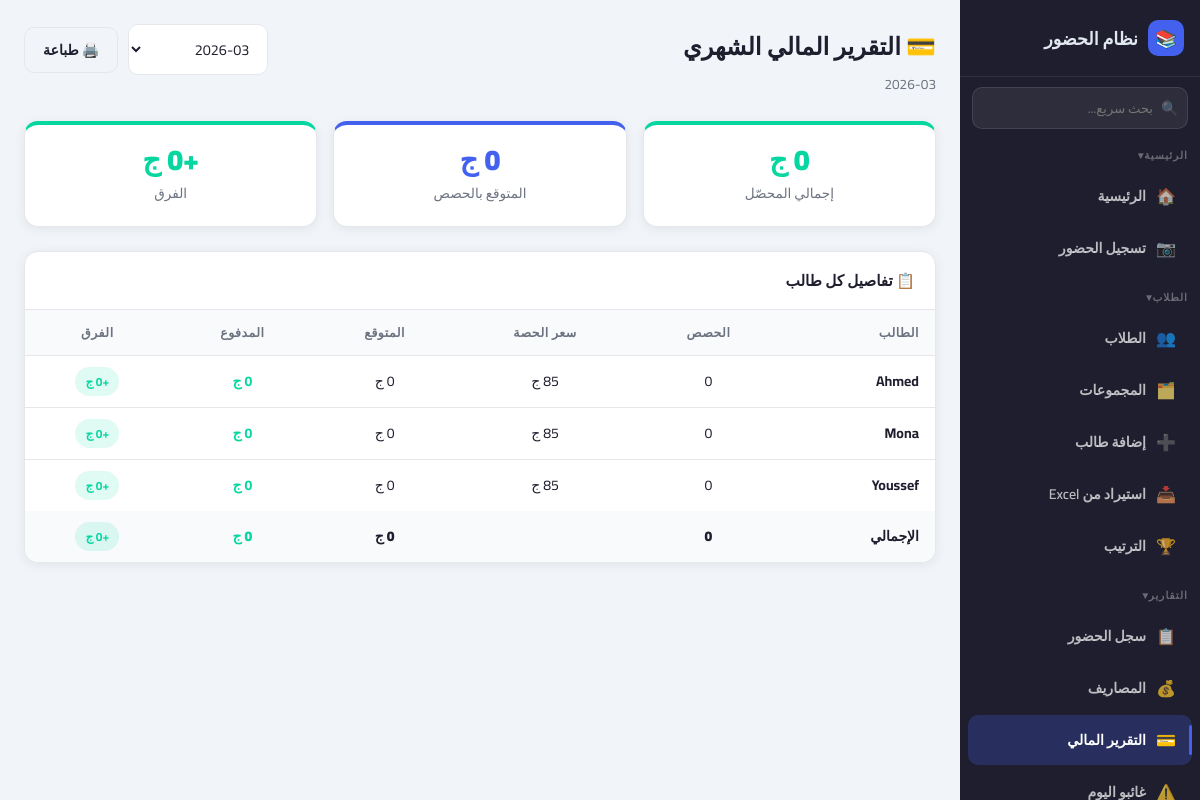
Screenshot of /monthly_finance with the database file from the repository.
### tables this page shows
CREATE TABLE students (
            id INTEGER PRIMARY KEY AUTOINCREMENT,
            name TEXT NOT NULL,
            parent_whatsapp TEXT,
            student_id TEXT NOT NULL UNIQUE
        , session_fee REAL DEFAULT 85, group_id INTEGER, notes TEXT DEFAULT "", sessions_per_week INTEGER DEFAULT 1);

### app.py (the view)
@app.route('/monthly_finance')
def monthly_finance():
    month = request.args.get('month', datetime.now().strftime("%Y-%m"))
    conn = sqlite3.connect('attendance.db')
    c = conn.cursor()
    c.execute("""SELECT s.name, s.session_fee,
        COUNT(a.id) as sessions,
        COUNT(a.id) * s.session_fee as expected,
        COALESCE((SELECT SUM(f.amount) FROM fees f
            WHERE f.student_id=s.student_id
            AND strftime('%Y-%m', f.created_at)=?), 0) as paid
        FROM students s
        LEFT JOIN attendance a ON a.student_id=s.student_id
            AND strftime('%Y-%m', a.date)=?
        GROUP BY s.id ORDER BY sessions DESC""", (month, month))
    rows = c.fetchall()
    total_expected  = sum(r[3] for r in rows)
    total_paid      = sum(r[4] for r in rows)
    total_sessions  = sum(r[2] for r in rows)
    c.execute("""SELECT strftime('%Y-%m', created_at) as m FROM fees
        GROUP BY m ORDER BY m DESC LIMIT 24""")
    months_list = [r[0] for r in c.fetchall()]
    if month not in months_list:
        months_list.insert(0, month)
    conn.close()
    return render_template('monthly_finance.html',
        rows=rows, month=month, months=months_list,
        total_sessions=total_sessions,
        total_expected=int(total_expected),
        total_paid=int(total_paid),
        diff=int(total_paid - total_expected))

### templates/monthly_finance.html (shortened to what this page needs)
<!DOCTYPE html>
<html lang="ar" dir="rtl">
<head>
<link rel="stylesheet" href="{{ url_for('static', filename='style.css') }}">
</head>
<body>
<div class="app-layout">
{% include 'sidebar.html' %}
<main class="main-content">
<div class="topbar">
<div class="topbar-title">
<h1>💳 التقرير المالي الشهري</h1>
<p>{{ month }}</p>
</div>
<div style="display:flex;gap:10px;align-items:center;">
<select
onchange="window.location='/monthly_finance?month='+this.value"
class="form-control"
style="width:140px;"
>
{% for m in months %}
<option value="{{ m }}" {% if m == month %}selected{% endif %}>
{{ m }}
</option>
{% endfor %}
</select>
<button onclick="window.print()" class="btn btn-outline">
🖨️ طباعة
</button>
</div>
</div>
{% set color = 'var(--success)' if diff >= 0 else 'var(--danger)' %}
<div class="fin-summary">
<div class="card" style="border-top:4px solid var(--success);">
<div class="card-body fin-card">
<div class="fin-val" style="color:var(--success);">
{{ total_paid }} ج
</div>
<div class="fin-lbl">
إجمالي المحصّل
</div>
</div>
</div>
<div class="card" style="border-top:4px solid var(--primary);">
<div class="card-body fin-card">
<div class="fin-val" style="color:var(--primary);">
{{ total_expected }} ج
</div>
<div class="fin-lbl">
المتوقع بالحصص
</div>
</div>
</div>
<div class="card" style="border-top:4px solid {{ color }};">
<div class="card-body fin-card">
<div class="fin-val" style="color: {{ color }};">
{{ "+" if diff >= 0 else "" }}{{ diff }} ج
</div>
<div class="fin-lbl">
الفرق
</div>
</div>
</div>
</div>
<div class="card">
<div class="card-header">
<h2>📋 تفاصيل كل طالب</h2>
</div>
<div class="card-body" style="padding:0;overflow-x:auto;">
{% if rows %}
<table>
<thead>
<tr>
<th>الطالب</th>
<th style="text-align:center;">الحصص</th>
<th style="text-align:center;">سعر الحصة</th>
<th style="text-align:center;">المتوقع</th>
<th style="text-align:center;">المدفوع</th>
<th style="text-align:center;">الفرق</th>
</tr>
</thead>
<tbody>
{% for r in rows %}
{% set row_diff = (r[4] - r[3]) | int %}
<tr>
<td><b>{{ r[0] }}</b></td>
<td style="text-align:center;">
{{ r[2] }}
</td>
<td style="text-align:center;">
{{ r[1] | int }} ج
</td>
<td style="text-align:center;">
{{ r[3] | int }} ج
</td>
<td style="text-align:center;font-weight:700;color:var(--success);">
{{ r[4] | int }} ج
</td>
<td style="text-align:center;">
{% if row_diff >= 0 %}
<span class="badge badge-success">
+{{ row_diff }} ج
</span>
{% else %}
<span class="badge badge-danger">
{{ row_diff }} ج
</span>
{% endif %}
</td>
</tr>
{% endfor %}
</tbody>
<tfoot>
<tr style="font-weight:900;background:var(--light);">
<td>الإجمالي</td>
<td style="text-align:center;">
{{ total_sessions }}
</td>
<td></td>
<td style="text-align:center;">
{{ total_expected }} ج
</td>
<td style="text-align:center;color:var(--success);">
{{ total_paid }} ج
</td>
<td style="text-align:center;">
{% if diff >= 0 %}
<span class="badge badge-success">
+{{ diff }} ج
</span>
{% else %}
<span class="badge badge-danger">
{{ diff }} ج
</span>
{% endif %}
</td>
</tr>
</tfoot>
</table>
{% endif %}
</div>
</div>
</main>
</div>
</body>
</html>

### static/style.css (style rules this page uses)
:root { --primary: #4361ee; --primary-light: #818cf8; --success: #06d6a0; --danger: #ef233c; --warning: #fb8500; --dark: #1e1e2e; --gray: #6b7280; --border: #e5e7eb; --white: #ffffff; --light: #f8fafc; --sidebar-w: 240px; --card-shadow: 0 2px 12px rgba(0,0,0,0.07); --radius: 14px; --bg: #f1f5f9; --card-bg: #ffffff; --text: #1e1e2e; --topbar-bg: #ffffff; }
*, *::before, *::after { box-sizing: border-box; margin: 0; padding: 0; }
html { font-size: 16px; }
body { font-family: 'Cairo', sans-serif; background: var(--bg); color: var(--text); min-height: 100vh; transition: background 0.3s, color 0.3s; }
.app-layout { display: flex; min-height: 100vh; }
.main-content { margin-right: var(--sidebar-w); padding: 24px; flex: 1; min-width: 0; }
.topbar { display: flex; justify-content: space-between; align-items: flex-start; margin-bottom: 24px; flex-wrap: wrap; gap: 12px; }
.topbar-title h1 { font-size: 1.5rem; font-weight: 900; }
.topbar-title p { font-size: 0.85rem; color: var(--gray); margin-top: 2px; }
.card { background: var(--card-bg); border-radius: var(--radius); box-shadow: var(--card-shadow); border: 1px solid var(--border); overflow: hidden; }
.card-header { padding: 14px 20px; border-bottom: 1px solid var(--border); display: flex; justify-content: space-between; align-items: center; gap: 10px; }
.card-header h2 { font-size: 0.95rem; font-weight: 700; }
.card-body { padding: 20px; }
.btn { display: inline-flex; align-items: center; gap: 6px; padding: 9px 18px; border-radius: 10px; border: none; cursor: pointer; font-family: 'Cairo', sans-serif; font-size: 0.88rem; font-weight: 700; text-decoration: none; transition: all 0.15s; white-space: nowrap; }
.btn-outline { background: transparent; color: var(--text); border: 1.5px solid var(--border); }
.form-control { width: 100%; padding: 10px 14px; border: 1.5px solid var(--border); border-radius: 10px; font-family: 'Cairo', sans-serif; font-size: 0.9rem; background: var(--card-bg); color: var(--text); transition: border-color 0.15s; }
table { width: 100%; border-collapse: collapse; }
th, td { padding: 11px 16px; text-align: right; font-size: 0.875rem; border-bottom: 1px solid var(--border); }
th { font-weight: 700; font-size: 0.78rem; color: var(--gray); text-transform: uppercase; letter-spacing: 0.5px; background: var(--light); }
tr:last-child td { border-bottom: none; }
.badge { display: inline-block; padding: 3px 10px; border-radius: 20px; font-size: 0.75rem; font-weight: 700; }
.badge-success { background: rgba(6,214,160,0.12); color: var(--success); }
.main-content { animation: fadeSlideIn 0.35s ease-out; }
.card { transition: box-shadow 0.2s, transform 0.2s; }
.btn { transition: all 0.15s; }
tr { transition: background 0.1s; }

### templates/monthly_finance.html (style rules this page uses)
.fin-summary { display:grid; grid-template-columns:repeat(3,1fr); gap:16px; margin-bottom:24px; }
.fin-card { text-align:center; padding:20px; }
.fin-val { font-size:1.8rem; font-weight:900; line-height:1; }
.fin-lbl { color:var(--gray); font-size:0.85rem; margin-top:6px; }

### rows the page displays
students: name "Ahmed", r "0", session_fee "85", row_diff "0"
students: name "Mona", r "0", session_fee "85", row_diff "0"
students: name "Youssef", r "0", session_fee "85", row_diff "0"

### other values shown
{{ month }} "2026-03"
{{ total_paid }} "0"
{{ total_expected }} "0"
{{ "+" if diff >= 0 else "" }} "+"
{{ diff }} "0"
{{ total_sessions }} "0"
form field value "2026-03"
